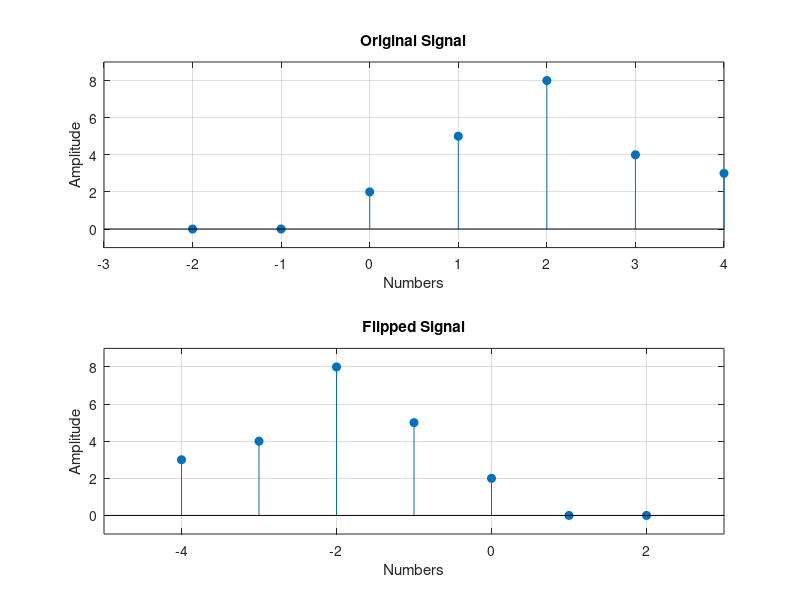

The MATLAB source for this figure:
%{
    Flip the following signal: 
            x[n]= 2?[n]+ 5?[n?1] + 8?[n?2] + 4?[n?3] + 3?[n?4] 
    Plot the original signal as well as the 
    flipped one in the same figure. 
%}

clc

n = -2:1:4;
x = [0 0 2 5 8 4 3];

subplot(2, 1, 1);
stem(n, x, 'filled');
xlabel('Numbers');
ylabel('Amplitude');
title('Original Signal');
axis([-3 4 -1 9]);
grid;

subplot(2, 1, 2);
stem(-n, x, 'filled');
xlabel('Numbers');
ylabel('Amplitude');
title('Flipped Signal');
axis([-5 3 -1 9]);
grid;